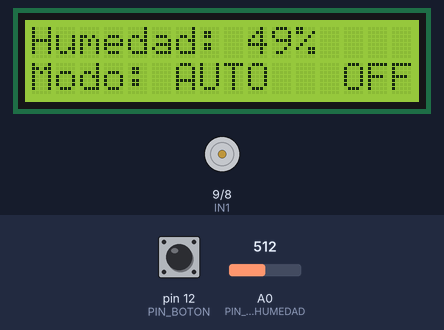
Bench run of a sketch on a simulated Arduino Uno, built with avr-gcc and run on an emulated ATmega328P. Parts: 16×2 character LCD, motor-driver pin pairs drawn as motors (green arrow = first pin HIGH = forward, orange = second pin HIGH = backward, longer = more drive, scaled by the enable pin). Inputs (shaded band) come from the test bench; at power-on: A0 (PIN_SENSOR_HUMEDAD) = 512, pin 12 (PIN_BOTON) HIGH.

Above: at 1.2 s.
1.3 s: A0 (PIN_SENSOR_HUMEDAD) set to 602
At 2.5 s:
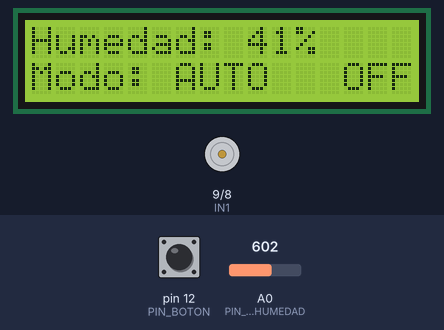
2.8 s: A0 (PIN_SENSOR_HUMEDAD) set to 627
At 3.9 s:
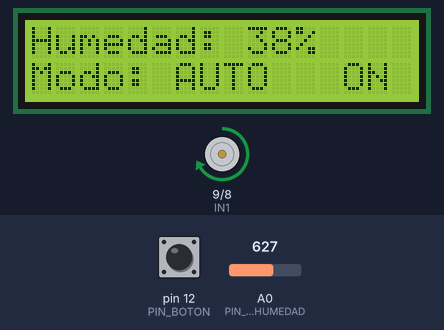
4.3 s: pin 12 (PIN_BOTON) pulled LOW for 1 s
At 5.2 s:
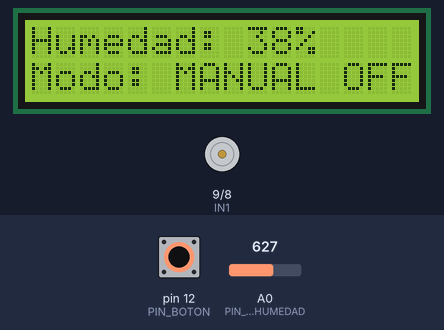
6.8 s: pin 12 (PIN_BOTON) pulled LOW for 3.2 s
At 7.5 s:
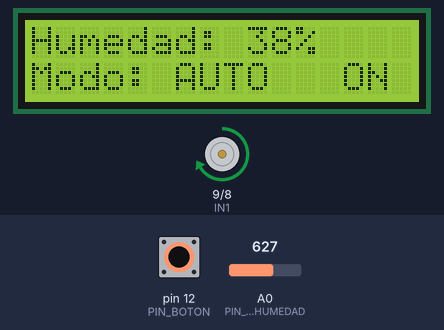
11.5 s: A0 (PIN_SENSOR_HUMEDAD) set to 716
Timing chart, 0 to 14.0 s (numbered marks = the images above; inputs shaded):
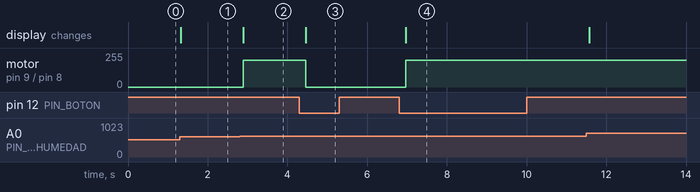

Measured:
- the behaviour switches between 613 and 614 on A0 (PIN_SENSOR_HUMEDAD) (found by bisection; images 1 and 2)
- after the input at 1.3 s, the display: changes at once (image 1)
- after the input at 2.8 s, motor on pin 9 (IN1) / pin 8 (IN2): stopped → forward 200/255 after 0.09 s; the display: changes after 0.09 s (image 2)
- after the input at 4.3 s, motor on pin 9 (IN1) / pin 8 (IN2): forward 200/255 → stopped after 0.16 s; the display: changes after 0.16 s (image 3)
- after the input at 6.8 s, motor on pin 9 (IN1) / pin 8 (IN2): stopped → forward 200/255 after 0.17 s; the display: changes after 0.17 s (image 4)

The sketch:

ControlRiego.ino
```cpp
// =========================================================
// ISF-215: Tarea 1 - Hardware Digital
// Sistema: Control de Riego con L298N y LCD 16x2
// =========================================================
#include <LiquidCrystal.h>

// --- INTEGRANTE 1: Estructura base y pines ---
// Entradas
const int PIN_SENSOR_HUMEDAD = A0;
const int PIN_BOTON = 12;

// Salidas: Control del Motor (L298N)
const int IN1 = 9;  // Dirección 1
const int IN2 = 8;  // Dirección 2
const int ENA = 10;  // Enable (habilitar) - Control PWM

// --- SALIDAS: PANTALLA LCD 16x2 ---
// Agrupados secuencialmente del 7 al 2 para no cruzar cables
const int RS = 7;
const int EN = 6;
const int D4 = 5;
const int D5 = 4;
const int D6 = 3;
const int D7 = 2;
LiquidCrystal lcd(RS, EN, D4, D5, D6, D7);

// Variables globales
int humedadPorcentaje = 0;
bool modoManual = false;
bool bombaActivada = false;
bool estadoBotonAnterior = HIGH;
bool estadoBotonEstable = HIGH;
unsigned long ultimoCambioBoton = 0;
const unsigned long DEBOUNCE_MS = 50;

void setup() {
  Serial.begin(9600);

  // Configuración de pines
  pinMode(PIN_SENSOR_HUMEDAD, INPUT);
  pinMode(PIN_BOTON, INPUT_PULLUP);
  pinMode(IN1, OUTPUT);
  pinMode(IN2, OUTPUT);
  pinMode(ENA, OUTPUT);

  // Inicialización de actuadores
  digitalWrite(IN1, LOW);
  digitalWrite(IN2, LOW);
  analogWrite(ENA, 0);

  // Integrante 5: Iniciar LCD aquí
  lcd.begin(16, 2);
}

void loop() {
  leerHumedad();
  leerBoton();
  evaluarUmbral();
  actualizarPantalla();
  delay(100);
}

// --- INTEGRANTE 2: Módulo Analógico para YL-69 / FC-28 ---
void leerHumedad() {
  // Leer el valor analógico crudo del sensor
  int valorSensor = analogRead(PIN_SENSOR_HUMEDAD);

  // Mapeo corregido: 1023 (Tierra seca) -> 0%, 0 (Agua) -> 100%
  humedadPorcentaje = map(valorSensor, 1023, 0, 0, 100);

  // Se limita el valor para evitar porcentajes negativos o mayores a 100%
  humedadPorcentaje = constrain(humedadPorcentaje, 0, 100);
}

// --- INTEGRANTE 3: Módulo Digital y Antirrebote ---
void leerBoton() {
  // Cambiar entre modo manual y automático
  bool lecturaBoton = digitalRead(PIN_BOTON);

  if (lecturaBoton != estadoBotonAnterior) {
    ultimoCambioBoton = millis();
  }

  if ((millis() - ultimoCambioBoton) > DEBOUNCE_MS) {
    if (lecturaBoton != estadoBotonEstable) {
      estadoBotonEstable = lecturaBoton;

      if (estadoBotonEstable == LOW) {
        modoManual = !modoManual;
      }
    }
  }

  estadoBotonAnterior = lecturaBoton;
}

/**
 * --- INTEGRANTE 4: Lógica y Umbral ---
 * Decide el estado de la bomba según el nivel de humedad y el modo de operación.
 */
void evaluarUmbral() {
  // Solo aplicamos la lógica automática si el Modo Manual está desactivado
  if (modoManual == false) {

    if (humedadPorcentaje < 40) {
      // Si hay poca humedad, activamos la bomba
      bombaActivada = true;
    }
    else if (humedadPorcentaje > 60) {
      // HISTERESIS: Si ya llegó al 60%, dejamos de regar para no inundar
      bombaActivada = false;
    }

  } else {
    // Si estamos en Modo Manual, la bomba siempre debe estar apagada por seguridad
    bombaActivada = false;
  }
}

// --- INTEGRANTE 5: Interfaz y Actuadores ---
void actualizarPantalla() {

  // =====================================================
  // 1. Control del L298N
  // =====================================================
  if (bombaActivada) {
    // Activar motor
    digitalWrite(IN1, HIGH);
    digitalWrite(IN2, LOW);
    // Velocidad mediante PWM (rango de 0 a 255)
    analogWrite(ENA, 200);

  } else {
    // Detener motor
    digitalWrite(IN1, LOW);
    digitalWrite(IN2, LOW);
    analogWrite(ENA, 0);
  }

  // =====================================================
  // 2. Mostrar datos en pantalla LCD
  // =====================================================
  // Fila superior: Se agregan espacios al final para borrar números viejos
  lcd.setCursor(0, 0);
  lcd.print(F("Humedad: "));
  lcd.print(humedadPorcentaje);
  lcd.print(F("%   "));

  // Fila inferior: Textos en posiciones fijas
  lcd.setCursor(0, 1);
  if (modoManual) {
    lcd.print(F("Modo: MANUAL"));
  } else {
    lcd.print(F("Modo: AUTO  "));
  }

  // El estado de la bomba
  if (bombaActivada) {
    lcd.print(F(" ON "));
  } else {
    lcd.print(F(" OFF"));
  }
}
```
